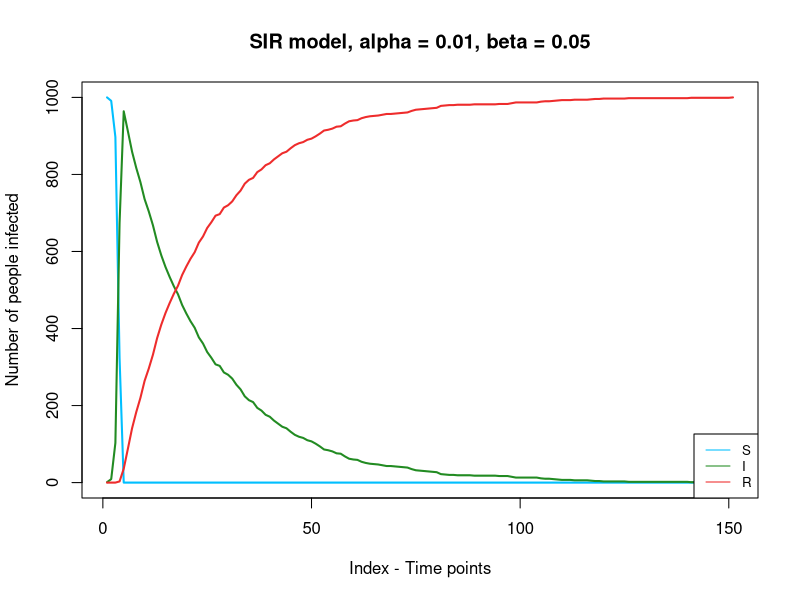

R code for this plot:
##this code was written by Madeleine Armer on 11/16/21 
##I am simulating different types of SIR models to asnwer different questions about epidemics in populations 


#Visualizing an SIR MODEL

## intial states
state <- list()
N <- 1000
state$S <- N
state$I <-
  c(1)##how do make this for every I when  I hits a certain # of days it triggers
state$R <- 0

i <-  1

alpha <- 0.01 ##rate of infectivity - this rate is an average rate
beta <- 0.05 ##rate of recovery


while (state$R[i] < N) {
  state$S[i + 1] <-
    rbinom(1, state$S[i], (1 - alpha) ^ (state$I[i])) ##1 is for people still susceptible
  
  
  state$R[i + 1] <-
    state$R[i] + rbinom(1, state$I[i], beta) #going from infected to recovered
  
  state$I[i + 1] <-
    N - state$S[i + 1] - state$R[i + 1] #infected is N - S -R
  
  i <- i + 1
}

state <- as.data.frame(state)


plot(
  state$S,
  col = "deepskyblue",
  type = "l",
  main = "SIR model, alpha = 0.01, beta = 0.05",
  xlab = "Index - Time points",
  ylab = "Number of people infected",
  lwd = 2
)
points(state$I,
       col = "forestgreen",
       type = "l",
       lwd = 2)
points(state$R,
       col = "firebrick2",
       type = "l" ,
       lwd = 2)
legend(
  "bottomright",
  legend = c("S", "I", "R"),
  col = c("deepskyblue", "forestgreen", "firebrick2"),
  lty = 1,
  cex = 0.8
)

